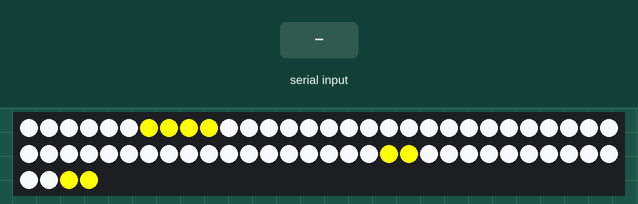
Simulated run of this sketch. Board: Arduino Uno, built with avr-gcc and run on an emulated ATmega328P. Parts: 64 RGB LEDs in strip order, left to right, continuing on the next row. The inputs (shaded band) are chosen by the test bench. What the sketch prints to the serial monitor is not drawn.

Above: at 4.2 s.
4.3 s: "90,45\n" received over Serial
6.8 s: "5\n" received over Serial
Timing chart, 0 to 9.8 s (numbered marks = the images above; inputs shaded):
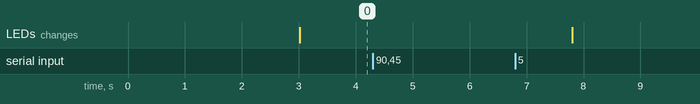

Measured:
- after the input at 4.3 s, every drawn part: stays the same

The sketch:

GLeds.ino
```cpp
#include <FastLED.h>


#define LED_DATA_PIN (3)

#define UNUSED_LED (0xF8F8FF)
#define BASE_A     (CRGB::Yellow)
#define FOLLOWER_A (CRGB::Yellow) /*LightYellow*/
#define BASE_B     (0x0000FF) /*BLUE*/
#define FOLLOWER_B (0x8A2BE2) /*BlueViolet*/
#define BASE_C     (CRGB::Red)
#define FOLLOWER_C (CRGB::Red)

#define NON_VALUE  (-1)

#define ROWS (4)
#define COLUMNS (4)
#define LED_ROW (8)
#define LEDS_SIZE (LED_ROW * LED_ROW)

#define MAX_MOVES_RECORD (32)
#define HANDLERS_SIZE (2)
#define SUCCESS (1)

#define OPENNING_HANDLER (0)
#define TRAVELLING_HANDLER (1)

#define LED_BELOW(index) (index - 2 + (LED_ROW - (index % LED_ROW)) * 2)

static int moves[MAX_MOVES_RECORD] = {0};
static int size = 0;
static CRGB leds[LEDS_SIZE] = {0};
static CRGB bases[] = {BASE_A, BASE_B};
static int bases_size = 2;
char* keypad = "\3\2\1\0\8\4\9\0";

struct handler
{
    int (*_check_func)(int);
};

static struct handler chain[HANDLERS_SIZE];

static int CheckInt(int id);
static int CheckPath(int id); /* [1] for used | [0] for free | [2] for base color | [3] for following color | [4] for another base color | [5] for following color | ... */
static int CheckTarget(int id);
static void InitHandlers(struct handler chain[HANDLERS_SIZE]);
static int ReadSensor(void);
static void WriteLeds(void);
static void ShowLeds(void);
static int ReadSensorFAKE(void);
static void InitLeds(void);
static void HandleFirstMove(int target);
static void HandleNewMove(int target);

void setup()
{
    /*
    char* runner = keypad;
    while (*runner)
    {
        pinMode(*runner, OUTPUT);
        ++runner;
    }
    while ((++runner, *runner))
    {
        pinMode(*runner, INPUT_PULLUP);
        ++runner;
    }
*/
    FastLED.addLeds<WS2812B, LED_DATA_PIN, GRB>(leds, LEDS_SIZE);

    FastLED.clear();
    FastLED.show();
    delay(3000);
    Serial.begin(9600);

/*
    pinMode(R1_PIN, OUTPUT);
    pinMode(R2_PIN, OUTPUT);
    pinMode(R3_PIN, OUTPUT);
    pinMode(R4_PIN, OUTPUT);

    pinMode(C1_PIN, INPUT_PULLUP);
    pinMode(C2_PIN, INPUT_PULLUP);
    pinMode(C3_PIN, INPUT_PULLUP);
    pinMode(C4_PIN, INPUT_PULLUP);
*/
    pinMode(LED_DATA_PIN, OUTPUT);

    InitHandlers(chain);
    InitLeds();
    FastLED.show();
}

void loop()
{
    int status = !SUCCESS;
    int input = -1;

    if (IsntEnd())
    {
        do
        {
            input = ParallelToSerpentine(KeysToLeds(ReadSensorFAKE()), LED_ROW);
            status = chain[OPENNING_HANDLER]._check_func(input);
        }
        while (SUCCESS != status);

        HandleFirstMove(input);

        do
        {
            input = -1;
            while (-1 == input)
            {
                input = ParallelToSerpentine(KeysToLeds(ReadSensorFAKE()), LED_ROW);
            }
            status = chain[TRAVELLING_HANDLER]._check_func(input);

            if (status > 0)
            {
                HandleNewMove(input);
            }
            else if (status == -2)
            {
                moves[size++] = input;
            }
        }
        while (IsntEnd && status >= 0);

    }
    else
    {
        Serial.println("You did it!");
    }
}
/*
          number_of_buttons = X*Y
          number_of_pins = X+Y
          X Rows
          Y Columns

          x=y=4
          8 pins and 16 buttons

          1 1       1 2       1 3       1 4
          2 1       2 2       2 3       2 4
          3 1       3 2       3 3       3 4
          4 1       4 2       4 3       4 4


         char or uint8

         so the sensor Output will be int type after small proccessing of parsing


*/
static int ParallelToSerpentine(int index, int size)
{
    int result = index;
    int row = index / size;
    int column = index % size;

    if (index == -1)
    {
            result = -1;
    }
    else if (row % 2 == 0)
    {
        result = size - column - 2;
        result += (size * row);
    }

    return (result);
}
static int KeysToLeds(int index)
{
    /*keys: 4x4 leds: 8x8 */

    int columns = 0;
    int rows    = -1;

    /*Now convert*/

    if (-1 != index)
    {
        columns = index % COLUMNS;;
        rows    = index / ROWS;

        rows *= 2;
        rows *= LED_ROW;
        columns *= 2;
    }

    return (rows + columns);
}
static int ReadSensor(void)
{
    int result = 0;
    char* read_runner = keypad + ROWS + 1;
    char* write_runner = keypad;
    unsigned int i = 0, j = 0;

    for (i = 0; i < ROWS; ++i)
    {
        digitalWrite((int)*write_runner, LOW);
        read_runner = keypad + ROWS + 1;
        delay(1);
        for (j = 0; j < COLUMNS; ++j)
        {
            if (digitalRead((int)*read_runner) != 0)
            {
                result = i * COLUMNS + j;
            }
            ++read_runner;
            delay(1);

        }
        digitalWrite((int)*write_runner, HIGH);
        ++write_runner;
        delay(1);
    }

    return (result);
    /*
    int c1 = 0, c2 = 0, c3 = 0;
    static
    digitalWrite(R1, HIGH);

    c1 = digitalRead(C1);
    c2 = digitalRead(C2);
    c3 = digitalRead(C3);

    digitalWrite(R1, LOW);
    digitalWrite(R2, HIGH);

    c1 = digitalRead(C1);
    c2 = digitalRead(C2);
    c3 = digitalRead(C3);

    digitalWrite(R2, LOW);
    digitalWrite(R3, HIGH);

    c1 = digitalRead(C1);
    c2 = digitalRead(C2);
    c3 = digitalRead(C3);

    digitalWrite(R3, LOW);
*/
}
int ReadSensorFAKE(void)
{
    int result = -1;

    if (Serial.available() > 0)
    {
        result = Serial.parseInt();
        Serial.println(result);

        if (result < 0 || result >= ROWS*ROWS)
        {
            result = -1;
        }
    }
    /*should be 0 - ROWS*COLUMNS   when 0 means nothing change */
    return (result);
}

static void PrintMoves(void)
{
    unsigned int i = 0;

    for (i = 0; i < size; ++i)
    {
        Serial.print("move[");
        Serial.print(i, DEC);
        Serial.print("] = (");
        Serial.print(moves[i], DEC);
        Serial.println(")");

    }
}
static int DisableLed(int target)
{
    unsigned int i = 0, to_remove = 0;

    for (i = 0; i < size && (moves[i] != target); ++i);

    for (++i; i < size; ++i)
    {
        Serial.print("i = (");
        Serial.print(i, DEC);
        Serial.println(")");
        if (leds[moves[i]] == FOLLOWER_A || leds[moves[i]] == FOLLOWER_B || leds[moves[i]] == FOLLOWER_C)
        {
            WriteToLed(moves[i], UNUSED_LED);
        }
        ++to_remove;
    }

    size -= to_remove;


    return (!!to_remove);
}
void WriteToLed(int index, CRGB value)
{

    bool to_the_right = (index / LED_ROW) % 2 != 0;

    int index_a = index;
    int index_b = index + 1;
    int index_c = LED_BELOW(index);
    int index_d = index_c + 1;


    Serial.println("Writing leds in: ");
    Serial.println(index_a);
    Serial.println(index_b);
    Serial.println(index_c);
    Serial.println(index_d);
    Serial.println(" ..");

    leds[index_a] = value;
    leds[index_b] = value;
    leds[index_c] = value;
    leds[index_d] = value;
}
static void InitLeds(void)
{
    unsigned int i = 0;

    for (i = 0; i < LEDS_SIZE; ++i)
    {
        leds[i] = UNUSED_LED;
    }

    WriteToLed(ParallelToSerpentine(0, LED_ROW), BASE_A);
    WriteToLed(KeysToLeds(ParallelToSerpentine(12, ROWS)), BASE_A);

}
static char* LedToInt(CRGB val)
{
    char* result = "-1";

    if (val == UNUSED_LED)
    {
        result = "0";
    }
    else if (val == BASE_A)
    {
        result = "2";
    }
    else if (val == FOLLOWER_A)
    {
        result = "3";
    }
    else if (val == BASE_B)
    {
        result = "4";
    }
    else if (val == FOLLOWER_B)
    {
        result = "5";
    }
    else if (val == BASE_C)
    {
        result = "6";
    }
    else if (val == FOLLOWER_C)
    {
        result = "7";
    }

    return (result);
}
static void ShowLeds(void)
{
    unsigned int i = 0, j = 0;

    for (i = 0; i < LED_ROW; ++i)
    {
        for (j = 0; j < LED_ROW; ++j)
        {
            Serial.print("[");
            Serial.print(LedToInt(leds[i * LED_ROW + j]));
            Serial.print("] ");
        }
        Serial.println("");
    }
}
static void HandleFirstMove(int target)
{
/*  PrintMoves();*/
    ClearMoves();
    moves[size++] = target;
    FastLED.show();
}
static void ClearMoves()
{
    unsigned int i = 0;
    Serial.println("Start clean");

    for (i = 0; i < size; ++i)
    {
        Serial.println(moves[i], DEC);
        if ((leds[moves[i]] == FOLLOWER_A) || (leds[moves[i]] == FOLLOWER_B) || (leds[moves[i]] == FOLLOWER_C))
        {
            WriteToLed(moves[i], UNUSED_LED);
        }
    }
    size=0;
    Serial.println("End clean");

}
static CRGB BaseToFollower(CRGB b)
{
    CRGB f;

    if (b == BASE_A)
    {
        f = FOLLOWER_A;
    }
    else if (b == BASE_B)
    {
        f = FOLLOWER_B;
    }
    else
    {
        f = FOLLOWER_C;
    }

    return (f);
}
static void HandleNewMove(int target)
{
    if(0 == DisableLed(target))
    {
        Serial.println("Inside setting led");
        moves[size++] = target;
        WriteToLed(target, BaseToFollower(leds[moves[0]]));
    }
    PrintMoves();
    FastLED.show();
}
static int IsntEnd(void)
{
    int result = 0;
    unsigned int i = 0;

    if (size > 1 && (leds[moves[0]] == leds[moves[size - 1]]))
    {
        for (i = 1; i < size; ++i)
        {
            WriteToLed(moves[i], leds[moves[0]]);
        }
        size = 0;
        for (i = 0; i < bases_size; ++i)
        {
            if (bases[i] == leds[moves[0]])
            {
                bases[i] = NON_VALUE; break;
            }
        }
    }
    /*
    for (i = 0; i < LEDS_SIZE; ++i)
    {
        result += (leds[i] == UNUSED_LED) ? 1 : 0;
    }*/
    for (i = 0; i < bases_size; ++i)
    {
        result += ((bases[i] != NON_VALUE) ? 1 : 0);
    }
    return (!!result);
}
static int CheckInt(int id)
{
    int exit_code = 0;
    if (-1 != id)
    {
        unsigned int i = 0;
        for (i = 0; i < (bases_size); ++i)
        {
            if (leds[id] == bases[i])
            {
                exit_code = 1;
                i = bases_size;
            }
        }
    }

    return(exit_code);
}
static bool IsItClose(int a, int b)
{
    int result = 0;

    result += (a == b + 2) ? 1 : 0;
    result += (b == a + 2) ? 1 : 0;
    result += (a == LED_BELOW(LED_BELOW(b))) ? 1 : 0;
    result += (b == LED_BELOW(LED_BELOW(a))) ? 1 : 0;

    return (0 != result);
}
static int CheckPath(int id) /* [1] for used | [0] for free | [2] for base color | [3] for following color | [4] for another base color | [5] for following color | ... */
{
    int exit_code = -1;

    Serial.print("moves[size-1] = (");
    Serial.print(moves[size-1], DEC);
    Serial.println(")");


    if (size > 0 && IsItClose(moves[size-1], id))
    {
        exit_code = 1;
    }


    if ((size > 0 && moves[0] == id))
    {
        exit_code = -1;
    }

    if (size > 0 && moves[size-1] == id)
    {
        exit_code = 0;
    }
    else if (size > 1 && leds[id] == leds[moves[0]] && id != moves[0])
    {
        exit_code = -2;
    }

    Serial.print("CheckPath_exitCode = (");
    Serial.print(exit_code, DEC);
    Serial.println(")");

    return (exit_code);
}
static void InitHandlers(struct handler chain[HANDLERS_SIZE])
{

    chain[OPENNING_HANDLER]._check_func   = CheckInt;
    chain[TRAVELLING_HANDLER]._check_func = CheckPath;
}
```
